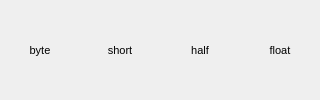
             <widget class="QWidget" name="widget_data" native="true">
              <property name="styleSheet">
               <string notr="true"/>
              </property>
              <layout class="QHBoxLayout" name="horizontalLayout_6">
               <property name="spacing">
                <number>0</number>
               </property>
               <property name="leftMargin">
                <number>0</number>
               </property>
               <property name="topMargin">
                <number>5</number>
               </property>
               <property name="rightMargin">
                <number>0</number>
               </property>
               <property name="bottomMargin">
                <number>5</number>
               </property>
               <item>
                <widget class="QPushButton" name="button_byte">
                 <property name="minimumSize">
                  <size>
                   <width>0</width>
                   <height>30</height>
                  </size>
                 </property>
                 <property name="font">
                  <font>
                   <family>Segoe UI</family>
                   <pointsize>8</pointsize>
                  </font>
                 </property>
                 <property name="text">
                  <string>byte</string>
                 </property>
                 <property name="checkable">
                  <bool>true</bool>
                 </property>
                 <property name="flat">
                  <bool>true</bool>
                 </property>
                </widget>
               </item>
               <item>
                <widget class="QPushButton" name="button_short">
                 <property name="minimumSize">
                  <size>
                   <width>0</width>
                   <height>30</height>
                  </size>
                 </property>
                 <property name="font">
                  <font>
                   <family>Segoe UI</family>
                   <pointsize>8</pointsize>
                  </font>
                 </property>
                 <property name="text">
                  <string>short</string>
                 </property>
                 <property name="checkable">
                  <bool>true</bool>
                 </property>
                 <property name="flat">
                  <bool>true</bool>
                 </property>
                </widget>
               </item>
               <item>
                <widget class="QPushButton" name="button_half">
                 <property name="minimumSize">
                  <size>
                   <width>0</width>
                   <height>30</height>
                  </size>
                 </property>
                 <property name="font">
                  <font>
                   <family>Segoe UI</family>
                   <pointsize>8</pointsize>
                  </font>
                 </property>
                 <property name="text">
                  <string>half</string>
                 </property>
                 <property name="checkable">
                  <bool>true</bool>
                 </property>
                 <property name="flat">
                  <bool>true</bool>
                 </property>
                </widget>
               </item>
               <item>
                <widget class="QPushButton" name="button_float">
                 <property name="minimumSize">
                  <size>
                   <width>0</width>
                   <height>30</height>
                  </size>
                 </property>
                 <property name="font">
                  <font>
                   <family>Segoe UI</family>
                   <pointsize>8</pointsize>
                  </font>
                 </property>
                 <property name="text">
                  <string>float</string>
                 </property>
                 <property name="checkable">
                  <bool>true</bool>
                 </property>
                 <property name="flat">
                  <bool>true</bool>
                 </property>
                </widget>
               </item>
              </layout>
             </widget>
